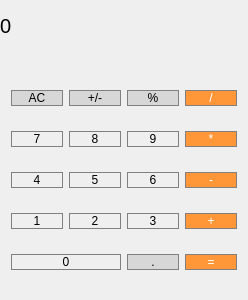
<?xml version="1.0" encoding="UTF-8"?>
<ui version="4.0">
 <class>MainWindow</class>
 <widget class="QMainWindow" name="MainWindow">
  <property name="geometry">
   <rect>
    <x>0</x>
    <y>0</y>
    <width>248</width>
    <height>300</height>
   </rect>
  </property>
  <property name="windowTitle">
   <string>MainWindow</string>
  </property>
  <property name="styleSheet">
   <string notr="true">QPushButton {
   border: 1px solid gray;
}
QPushButton:pressed {
    background-color: qlineargradient(x1: 0, y1: 0, x2: 0, y2: 1,
                                      stop: 0 #dadbde, stop: 1 #f6f7fa);
}</string>
  </property>
  <widget class="QWidget" name="centralWidget">
   <widget class="QWidget" name="gridLayoutWidget">
    <property name="geometry">
     <rect>
      <x>0</x>
      <y>60</y>
      <width>248</width>
      <height>241</height>
     </rect>
    </property>
    <layout class="QGridLayout" name="gridLayout">
     <item row="1" column="1">
      <widget class="QPushButton" name="pushButton_8">
       <property name="text">
        <string>8</string>
       </property>
      </widget>
     </item>
     <item row="0" column="2">
      <widget class="QPushButton" name="pushButton_percentage">
       <property name="styleSheet">
        <string notr="true">QPushButton {
  background-color: rgb(215, 215, 215);
  border: 1px solid gray;
}
QPushButton:pressed {
    background-color: qlineargradient(x1: 0, y1: 0, x2: 0, y2: 1,
                                      stop: 0 #BEBEBE, stop: 1 #D7D7D7);
}</string>
       </property>
       <property name="text">
        <string>%</string>
       </property>
      </widget>
     </item>
     <item row="4" column="2">
      <widget class="QPushButton" name="pushButton_dot">
       <property name="styleSheet">
        <string notr="true">QPushButton {
  background-color: rgb(215, 215, 215);
  border: 1px solid gray;
}
QPushButton:pressed {
    background-color: qlineargradient(x1: 0, y1: 0, x2: 0, y2: 1,
                                      stop: 0 #BEBEBE, stop: 1 #D7D7D7);
}</string>
       </property>
       <property name="text">
        <string>.</string>
       </property>
      </widget>
     </item>
     <item row="1" column="3">
      <widget class="QPushButton" name="pushButton_multiply">
       <property name="styleSheet">
        <string>QPushButton {
  background-color: rgb(255, 151, 57);
  color: white; 
  border: 1px solid gray;
}

QPushButton:pressed {
    background-color: qlineargradient(x1: 0, y1: 0, x2: 0, y2: 1,
                                      stop: 0 #FF7832, stop: 1 #FF9739);
}</string>
       </property>
       <property name="text">
        <string>*</string>
       </property>
      </widget>
     </item>
     <item row="1" column="2">
      <widget class="QPushButton" name="pushButton_9">
       <property name="text">
        <string>9</string>
       </property>
      </widget>
     </item>
     <item row="3" column="1">
      <widget class="QPushButton" name="pushButton_2">
       <property name="text">
        <string>2</string>
       </property>
      </widget>
     </item>
     <item row="0" column="1">
      <widget class="QPushButton" name="pushButton_plus_minus">
       <property name="focusPolicy">
        <enum>Qt::WheelFocus</enum>
       </property>
       <property name="contextMenuPolicy">
        <enum>Qt::PreventContextMenu</enum>
       </property>
       <property name="styleSheet">
        <string notr="true">QPushButton {
  background-color: rgb(215, 215, 215);
  border: 1px solid gray;
}
QPushButton:pressed {
    background-color: qlineargradient(x1: 0, y1: 0, x2: 0, y2: 1,
                                      stop: 0 #BEBEBE, stop: 1 #D7D7D7);
}</string>
       </property>
       <property name="text">
        <string>+/-</string>
       </property>
      </widget>
     </item>
     <item row="1" column="0">
      <widget class="QPushButton" name="pushButton_7">
       <property name="text">
        <string>7</string>
       </property>
      </widget>
     </item>
     <item row="3" column="2">
      <widget class="QPushButton" name="pushButton_3">
       <property name="sizePolicy">
        <sizepolicy hsizetype="Minimum" vsizetype="Fixed">
         <horstretch>0</horstretch>
         <verstretch>0</verstretch>
        </sizepolicy>
       </property>
       <property name="text">
        <string>3</string>
       </property>
      </widget>
     </item>
     <item row="4" column="3">
      <widget class="QPushButton" name="pushButton_equals">
       <property name="sizePolicy">
        <sizepolicy hsizetype="Preferred" vsizetype="Preferred">
         <horstretch>0</horstretch>
         <verstretch>0</verstretch>
        </sizepolicy>
       </property>
       <property name="styleSheet">
        <string notr="true">QPushButton {
  background-color: rgb(255, 151, 57);
  color: white; 
  border: 1px solid gray;
}

QPushButton:pressed {
    background-color: qlineargradient(x1: 0, y1: 0, x2: 0, y2: 1,
                                      stop: 0 #FF7832, stop: 1 #FF9739);
}</string>
       </property>
       <property name="text">
        <string>=</string>
       </property>
      </widget>
     </item>
     <item row="2" column="2">
      <widget class="QPushButton" name="pushButton_6">
       <property name="text">
        <string>6</string>
       </property>
      </widget>
     </item>
     <item row="2" column="1">
      <widget class="QPushButton" name="pushButton_5">
       <property name="sizePolicy">
        <sizepolicy hsizetype="Preferred" vsizetype="Preferred">
         <horstretch>0</horstretch>
         <verstretch>0</verstretch>
        </sizepolicy>
       </property>
       <property name="text">
        <string>5</string>
       </property>
      </widget>
     </item>
     <item row="2" column="0">
      <widget class="QPushButton" name="pushButton_4">
       <property name="text">
        <string>4</string>
       </property>
      </widget>
     </item>
     <item row="4" column="0" colspan="2">
      <widget class="QPushButton" name="pushButton_0">
       <property name="text">
        <string>0</string>
       </property>
      </widget>
     </item>
     <item row="3" column="0">
      <widget class="QPushButton" name="pushButton_1">
       <property name="text">
        <string>1</string>
       </property>
      </widget>
     </item>
     <item row="3" column="3">
      <widget class="QPushButton" name="pushButton_plus">
       <property name="sizePolicy">
        <sizepolicy hsizetype="Minimum" vsizetype="Maximum">
         <horstretch>0</horstretch>
         <verstretch>0</verstretch>
        </sizepolicy>
       </property>
       <property name="styleSheet">
        <string>QPushButton {
  background-color: rgb(255, 151, 57);
  color: white; 
  border: 1px solid gray;
}

QPushButton:pressed {
    background-color: qlineargradient(x1: 0, y1: 0, x2: 0, y2: 1,
                                      stop: 0 #FF7832, stop: 1 #FF9739);
}</string>
       </property>
       <property name="text">
        <string>+</string>
       </property>
      </widget>
     </item>
     <item row="2" column="3">
      <widget class="QPushButton" name="pushButton_minus">
       <property name="styleSheet">
        <string>QPushButton {
  background-color: rgb(255, 151, 57);
  color: white; 
  border: 1px solid gray;
}

QPushButton:pressed {
    background-color: qlineargradient(x1: 0, y1: 0, x2: 0, y2: 1,
                                      stop: 0 #FF7832, stop: 1 #FF9739);
}</string>
       </property>
       <property name="text">
        <string>-</string>
       </property>
      </widget>
     </item>
     <item row="0" column="3">
      <widget class="QPushButton" name="pushButton_divide">
       <property name="styleSheet">
        <string>QPushButton {
  background-color: rgb(255, 151, 57);
  color: white; 
  border: 1px solid gray;
}

QPushButton:pressed {
    background-color: qlineargradient(x1: 0, y1: 0, x2: 0, y2: 1,
                                      stop: 0 #FF7832, stop: 1 #FF9739);
}</string>
       </property>
       <property name="text">
        <string>/</string>
       </property>
      </widget>
     </item>
     <item row="0" column="0">
      <widget class="QPushButton" name="pushButton_ac">
       <property name="styleSheet">
        <string notr="true">QPushButton {
  background-color: rgb(215, 215, 215);
  border: 1px solid gray;
}
QPushButton:pressed {
    background-color: qlineargradient(x1: 0, y1: 0, x2: 0, y2: 1,
                                      stop: 0 #BEBEBE, stop: 1 #D7D7D7);
}</string>
       </property>
       <property name="text">
        <string>AC</string>
       </property>
      </widget>
     </item>
    </layout>
   </widget>
   <widget class="QLabel" name="result">
    <property name="geometry">
     <rect>
      <x>0</x>
      <y>0</y>
      <width>241</width>
      <height>51</height>
     </rect>
    </property>
    <property name="font">
     <font>
      <pointsize>15</pointsize>
     </font>
    </property>
    <property name="styleSheet">
     <string notr="true">QLabel {
  qproperty-alignment: 'AlignVCenter | AlignRight';
  border: 1px solid gray;
}

background-color : white;</string>
    </property>
    <property name="text">
     <string>0</string>
    </property>
   </widget>
  </widget>
 </widget>
 <layoutdefault spacing="6" margin="11"/>
 <resources/>
 <connections/>
</ui>
